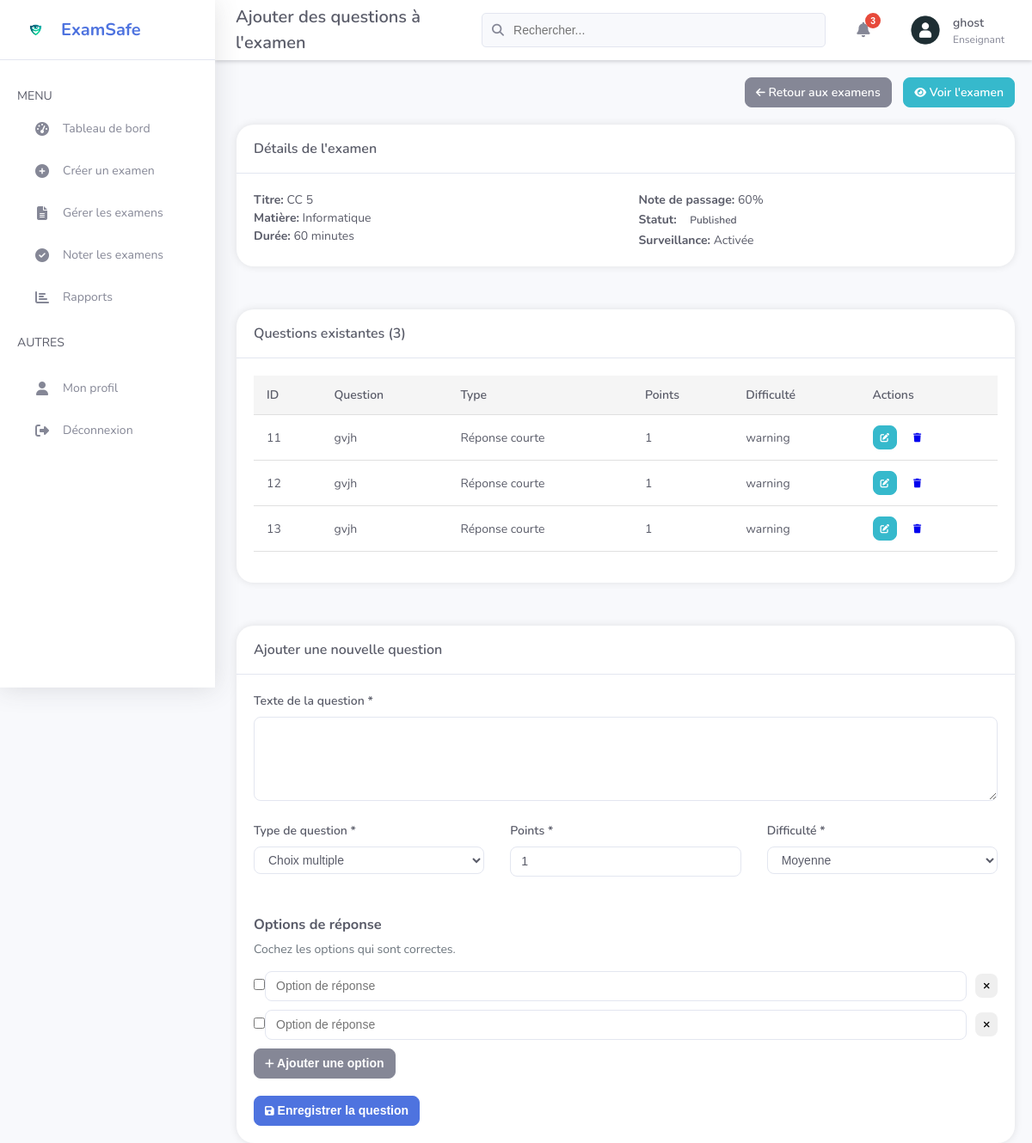
The page /teacher/add-questions.php?exam_id=19 (signed in) on the database its author committed.
### tables this page shows
CREATE TABLE `exams` (
  `id` int NOT NULL,
  `title` varchar(255) NOT NULL,
  `description` text,
  `subject` int NOT NULL,
  `course_id` int DEFAULT NULL,
  `duration` int NOT NULL COMMENT 'en minutes',
  `passing_score` int NOT NULL COMMENT 'en pourcentage',
  `start_date` datetime DEFAULT NULL,
  `end_date` datetime DEFAULT NULL,
  `is_proctored` tinyint(1) NOT NULL DEFAULT '0',
  `status` enum('draft','published','scheduled','completed') NOT NULL DEFAULT 'draft',
  `created_by` int DEFAULT NULL,
  `created_at` datetime NOT NULL DEFAULT CURRENT_TIMESTAMP,
  `updated_at` datetime DEFAULT NULL ON UPDATE CURRENT_TIMESTAMP,
  `teacher_id` int DEFAULT NULL,
  `has_essay` int DEFAULT NULL,
  `randomize_questions` int DEFAULT NULL,
  `show_results` int DEFAULT NULL,
  `allow_retake` int DEFAULT NULL,
  `max_retakes` int DEFAULT NULL,
  `enable_face_recognition` int DEFAULT NULL,
  `enable_eye_tracking` int DEFAULT NULL,
  `enable_audio_monitoring` int DEFAULT NULL,
  `enable_screen_monitoring` int DEFAULT NULL,
  `question_count` int DEFAULT NULL,
  `proctoring_enabled` int DEFAULT NULL,
  `proctoring_settings` json DEFAULT NULL
);

CREATE TABLE `subjects` (
  `id` int NOT NULL,
  `name` varchar(100) NOT NULL,
  `description` text,
  `created_at` datetime NOT NULL DEFAULT CURRENT_TIMESTAMP,
  `updated_at` datetime DEFAULT NULL ON UPDATE CURRENT_TIMESTAMP
);

CREATE TABLE `questions` (
  `id` int NOT NULL,
  `exam_id` int NOT NULL,
  `question_text` text NOT NULL,
  `question_type` enum('multiple_choice','single_choice','true_false','short_answer','essay') NOT NULL,
  `points` int NOT NULL DEFAULT '1',
  `difficulty` enum('easy','medium','hard') DEFAULT 'medium',
  `created_at` datetime NOT NULL DEFAULT CURRENT_TIMESTAMP,
  `updated_at` datetime DEFAULT NULL ON UPDATE CURRENT_TIMESTAMP,
  `question_type_id` int DEFAULT NULL,
  `question_order` text,
  `type` text,
  `explanation` varchar(500) NOT NULL DEFAULT 'Aucune'
);

### teacher/add-questions.php (the view, shortened to what this page needs)
<?php
require_once '../includes/auth.php';
$exam_id = intval($_GET['exam_id']);
$examQuery = $conn->prepare("SELECT e.*, s.name as subject_name
                            FROM exams e
                            JOIN subjects s ON e.subject = s.id
                            WHERE e.id = ?");
$examQuery->bind_param("i", $exam_id);
$examQuery->execute();
$exam = $examQuery->get_result()->fetch_assoc();
$questionsQuery = $conn->prepare("SELECT * FROM questions WHERE exam_id = ? ORDER BY id");
$questionsQuery->bind_param("i", $exam_id);
$questionsQuery->execute();
$questions = $questionsQuery->get_result();
include 'includes/header.php';
?>
<div class="d-flex justify-content-between align-items-center mb-20" style="margin-top: 20px;margin-right:20px;margin-bottom: 20px;justify-content: flex-end;">
    <div>
        <a href="manage-exams.php" class="btn btn-secondary" style="text-decoration: none;">
            <i class="fas fa-arrow-left"></i> Retour aux examens
        </a>
        <a href="view-exam.php?id=<?php echo $exam_id; ?>" class="btn btn-info" style="text-decoration: none;margin-left: 10px;">
            <i class="fas fa-eye"></i> Voir l'examen
        </a>
    </div>
</div>
<div class="card mb-20" style="border-radius: 20px;margin-right: 20px;margin-left:25px;background-color: white;box-shadow: 0 0 10px rgba(0, 0, 0, 0.1);">
    <div class="card-header">
        <h2 class="card-title">Détails de l'examen</h2>
    </div>
    <div class="card-body">
        <div class="row">
            <div class="col-md-6">
                <p><strong>Titre:</strong> <?php echo htmlspecialchars($exam['title']); ?></p>
                <p><strong>Matière:</strong> <?php echo htmlspecialchars($exam['subject_name']); ?></p>
                <p><strong>Durée:</strong> <?php echo $exam['duration']; ?> minutes</p>
            </div>
            <div class="col-md-6">
                <p><strong>Note de passage:</strong> <?php echo $exam['passing_score']; ?>%</p>
                <p><strong>Statut:</strong>
                    <span class="info-value status-badge <?php echo $exam['status']; ?>">
                        <?php echo ucfirst($exam['status']); ?>
                    </span>
                </p>
                <p><strong>Surveillance:</strong> <?php echo $exam['is_proctored'] ? 'Activée' : 'Désactivée'; ?></p>
            </div>
        </div>
    </div>
</div>
<div class="card mb-20" style="margin-top:30px;border-radius: 20px;margin-right: 20px;margin-left:25px;background-color: white;box-shadow: 0 0 10px rgba(0, 0, 0, 0.1);">
    <div class="card-header">
        <h2 class="card-title">Questions existantes (<?php echo $questions->num_rows; ?>)</h2>
    </div>
    <div class="card-body">
        <?php if ($questions->num_rows > 0): ?>
            <div class="table-responsive">
                <table class="admin-table">
                    <thead>
                        <tr>
                            <th>ID</th>
                            <th>Question</th>
                            <th>Type</th>
                            <th>Points</th>
                            <th>Difficulté</th>
                            <th>Actions</th>
                        </tr>
                    </thead>
                    <tbody>
                        <?php while ($question = $questions->fetch_assoc()): ?>
                            <tr>
                                <td><?php echo $question['id']; ?></td>
                                <td><?php echo htmlspecialchars(substr($question['question_text'], 0, 100)) . (strlen($question['question_text']) > 100 ? '...' : ''); ?></td>
                                <td>
                                    <span>
                                        <?php echo getQuestionTypeLabel($question['question_type']); ?>
                                    </span>
                                </td>
                                <td><?php echo $question['points']; ?></td>
                                <td>
                                    <span>
                                        <?php echo getDifficultyBadgeClass($question['difficulty']); ?>
                                    </span>
                                </td>
                                <td>
                                    <div class="d-flex gap-10">
                                        <a href="edit-question.php?id=<?php echo $question['id']; ?>" class="btn btn-info btn-sm">
                                            <i class="fas fa-edit"></i>
                                        </a>
                                        <a href="?exam_id=<?php echo $exam_id; ?>&delete_question=<?php echo $question['id']; ?>" class="btn btn-danger btn-sm" onclick="return confirm('Êtes-vous sûr de vouloir supprimer cette question ?');">
                                            <i class="fas fa-trash"></i>
                                        </a>
                                    </div>
                                </td>
                            </tr>
                        <?php endwhile; ?>
                    </tbody>
                </table>
            </div>
        <?php else: ?>
            <div class="alert alert-info">
                Aucune question n'a encore été ajoutée à cet examen.
            </div>
        <?php endif; ?>
    </div>
</div>
<div class="card" style="margin-top:30px;border-radius: 20px;margin-right: 20px;margin-left:25px;background-color: white;box-shadow: 0 0 10px rgba(0, 0, 0, 0.1);">
    <div class="card-header">
        <h2 class="card-title">Ajouter une nouvelle question</h2>
    </div>
    <div class="card-body">
        <form action="" method="post" id="questionForm">
            <div class="form-group">
                <label for="question_text" class="form-label">Texte de la question *</label>
                <textarea id="question_text" name="question_text" class="form-control" rows="4" required></textarea>
            </div>
            <div class="row">
                <div class="col-md-4">
                    <div class="form-group">
                        <label for="question_type" class="form-label">Type de question *</label>
                        <select id="question_type" name="question_type" class="form-control" required>
                            <option value="multiple_choice">Choix multiple</option>
                        </select>
                    </div>
                </div>
                <div class="col-md-4">
                    <div class="form-group">
                        <label for="points" class="form-label">Points *</label>
                        <input type="number" id="points" name="points" class="form-control" min="1" value="1" required>
                    </div>
                </div>
                <div class="col-md-4">
                    <div class="form-group">
                        <label for="difficulty" class="form-label">Difficulté *</label>
                        <select id="difficulty" name="difficulty" class="form-control" required>
                            <option value="medium" selected>Moyenne</option>
                        </select>
                    </div>
                </div>
            </div>
            <div id="options_container" class="mt-20">
                <h3>Options de réponse</h3>
                <p class="text-muted" style="margin-bottom: 15px;margin-top:5px">Cochez les options qui sont correctes.</p>
                <div id="options_list">
                    <div class="option-row d-flex align-items-center mb-10">
                        <div class="form-check">
                            <input class="form-check-input" type="checkbox" name="correct_options[]" value="0">
                        </div>
                        <div class="flex-grow-1">
                            <input type="text" name="options[]" class="form-control" placeholder="Option de réponse">
                        </div>
                        <div>
                            <button type="button" class="btn btn-danger btn-sm remove-option ml-10">
                                <i class="fas fa-times"></i>
                            </button>
                        </div>
                    </div>
                    <div class="option-row d-flex align-items-center mb-10">
                        <div class="form-check">
                            <input class="form-check-input" type="checkbox" name="correct_options[]" value="1">
                        </div>
                        <div class="flex-grow-1">
                            <input type="text" name="options[]" class="form-control" placeholder="Option de réponse">
                        </div>
                        <div>
                            <button type="button" class="btn btn-danger btn-sm remove-option ml-10">
                                <i class="fas fa-times"></i>
                            </button>
                        </div>
                    </div>
                </div>
                <button type="button" id="add_option" class="btn btn-secondary mt-10">
                    <i class="fas fa-plus"></i> Ajouter une option
                </button>
            </div>
            <div class="mt-20">
                <button type="submit" name="add_question" class="btn btn-primary">
                    <i class="fas fa-save"></i> Enregistrer la question
                </button>
            </div>
        </form>
    </div>
</div>
<?php
function getQuestionTypeLabel($type)
{
    switch ($type) {
        case 'short_answer':
            return 'Réponse courte';
    }
}
function getDifficultyBadgeClass($difficulty)
{
    switch ($difficulty) {
        case 'medium':
            return 'warning';
    }
}
?>

### assets/css/teacher.css (style rules this page uses)
:root { --primary-color: #4e73df; --primary-light: rgba(78, 115, 223, 0.1); --secondary-color: #858796; --success-color: #1cc88a; --danger-color: #e74a3b; --warning-color: #f6c23e; --info-color: #36b9cc; --dark-color: #5a5c69; --light-color: #f8f9fc; --border-color: #e3e6f0; --sidebar-width: 250px; --sidebar-collapsed-width: 80px; --header-height: 70px; --border-radius: 8px; --card-border-radius: 10px; --box-shadow: 0 0.15rem 1.75rem 0 rgba(58, 59, 69, 0.15); --transition-speed: 0.3s; --font-family: 'Nunito', -apple-system, BlinkMacSystemFont, "Segoe UI", Roboto, "Helvetica Neue", Arial, sans-serif; }
* { margin: 0; padding: 0; box-sizing: border-box; }
body { font-family: var(--font-family); background-color: var(--light-color); color: var(--dark-color); line-height: 1.5; font-size: 0.875rem; }
.card-body { padding: 1.25rem; }
.card-header { display: flex; justify-content: space-between; align-items: center; padding: 1rem 1.25rem; border-bottom: 1px solid var(--border-color); }
.card-title { font-size: 1rem; font-weight: 600; color: var(--dark-color); margin: 0; }
.table-responsive { overflow-x: auto; }
.status-badge { display: inline-block; padding: 0.25rem 0.75rem; border-radius: 20px; font-size: 0.75rem; font-weight: 600; text-transform: capitalize; }
.btn { display: inline-block; font-weight: 600; text-align: center; white-space: nowrap; vertical-align: middle; -webkit-user-select: none; user-select: none; border: 1px solid transparent; padding: 0.375rem 0.75rem; font-size: 0.875rem; line-height: 1.5; border-radius: var(--border-radius); transition: all 0.15s ease-in-out; cursor: pointer; }
.btn-primary { color: #fff; background-color: var(--primary-color); border-color: var(--primary-color); }
.btn-secondary { color: #fff; background-color: var(--secondary-color); border-color: var(--secondary-color); }
.btn-info { color: #fff; background-color: var(--info-color); border-color: var(--info-color); }
.btn-sm { padding: 0.25rem 0.5rem; font-size: 0.75rem; }
.form-group { margin-bottom: 1.5rem; }
.form-group label { display: block; margin-bottom: 0.5rem; font-weight: 600; color: var(--dark-color); }
.form-control { display: block; width: 100%; padding: 0.375rem 0.75rem; font-size: 0.875rem; line-height: 1.5; color: var(--dark-color); background-color: #fff; background-clip: padding-box; border: 1px solid var(--border-color); border-radius: var(--border-radius); transition: border-color 0.15s ease-in-out, box-shadow 0.15s ease-in-out; }

### teacher/add-questions.php (style rules this page uses)
.admin-table { width: 100%; border-collapse: collapse; margin-bottom: 1rem; }
.admin-table th, .admin-table td { padding: 12px 15px; text-align: left; border-bottom: 1px solid #e0e0e0; }
.admin-table th { background-color: #f5f5f5; font-weight: 600; }
.table-responsive { display: block; width: 100%; overflow-x: auto; -webkit-overflow-scrolling: touch; }
.row { display: flex; flex-wrap: wrap; margin-right: -15px; margin-left: -15px; }
.col-md-6 { flex: 0 0 50%; max-width: 50%; padding-right: 15px; padding-left: 15px; }
.col-md-4 { flex: 0 0 33.333333%; max-width: 33.333333%; padding-right: 15px; padding-left: 15px; }
.fas { font-size: 0.875em; }
.mb-20 { margin-bottom: 20px; }
.mt-20 { margin-top: 20px; }
.ml-10 { margin-left: 10px; }
.option-row { margin-bottom: 10px; }
.remove-option { margin-left: 10px; }
.gap-10 { gap: 10px; }
.d-flex { display: flex; }
.align-items-center { align-items: center; }
.justify-content-between { justify-content: space-between; }
.flex-grow-1 { flex-grow: 1; }
.text-muted { color: #6c757d !important; }

### rows shown on the page
exams: title "CC 5", subject.name "Informatique", duration "60", passing_score "60", status "Published"
questions: id "11", question_text "gvjh", question_type "Réponse courte", points "1", difficulty "warning"
questions: id "12", question_text "gvjh", question_type "Réponse courte", points "1", difficulty "warning"
questions: id "13", question_text "gvjh", question_type "Réponse courte", points "1", difficulty "warning"

### other values the page prints
$pageTitle "Ajouter des questions à l'examen"
$_SESSION['username'] "ghost"
$questions->num_rows "3"
